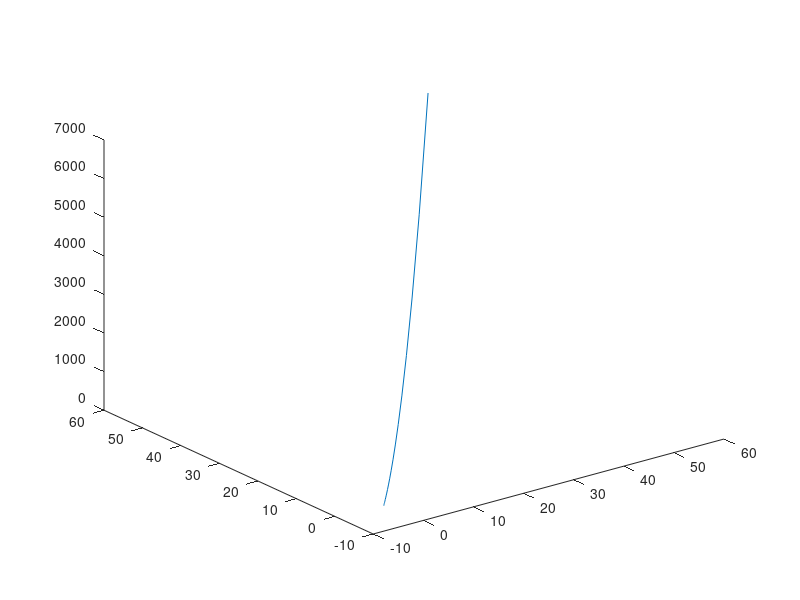

The MATLAB script that drew this image:
%An example of gradient descent
%for z=x^2+y^2;
close all;
clear all;

DELTA_X = 2;
DELTA_Y = 2;
MIU = 0.1;

x = rand(1)*100;
y = rand(1)*100;

gradX = inf;
gradY = inf;

histX = [x];
histY = [y];

while (norm([gradX gradY])>0.1)
    gradX = ((x+DELTA_X+randn(1)*0).^2-(x.^2+randn(1)*0))/DELTA_X;
    gradY = ((y+DELTA_Y+randn(1)*0).^2-(y.^2+randn(1)*0))/DELTA_Y;
    x = x-MIU*gradX;
    y = y-MIU*gradY;
    histX = [histX x];
    histY = [histY y];
end

plot3(histX, histY, histX.^2+histY.^2);

